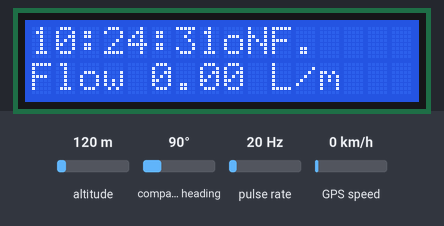
Bench run of a sketch on a simulated ESP32. Parts: 16×2 character LCD. Wiring (inferred from the names in the program): pulse sensor: data GPIO 13. Inputs (shaded band) come from the test bench; at power-on: pulse rate 20 Hz, altitude 120 m, compass heading 90°, GPS speed 0 km/h. The local clock reads 2024-03-15 10:24:30 at power-on unless the sketch sets it; the GPS gets a fix after 3 s at 37.7749, -122.4194 with 8 satellites; what the sketch prints to the serial monitor is not drawn.

Above: at 2.2 s.
2.3 s: pulse rate (sensor on GPIO 13) set to 4 Hz
At 5.9 s:
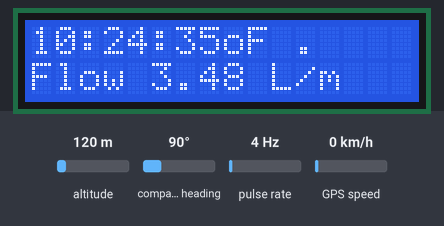
6.6 s: pulse rate (sensor on GPIO 13) set to 50 Hz
At 13.7 s:
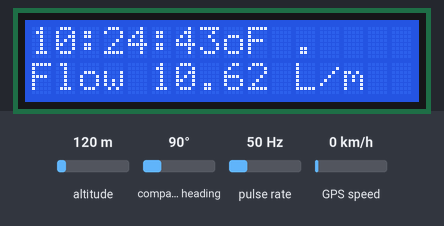
Timing chart, 0 to 15.2 s (numbered marks = the images above; inputs shaded):
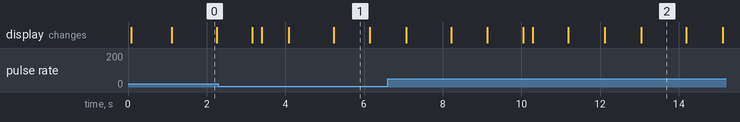

Measured:
- what the display in image 0 shows lasts 1.2 s, from 1.1 s to 2.3 s
- what the display in image 1 shows lasts 0.9 s, from 5.2 s to 6.1 s

The sketch:

lcd_rtc_fm_gps.ino
```cpp
#include <Wire.h>
#include "RTClib.h"
#include <LiquidCrystal_I2C.h>
#include <TinyGPSPlus.h>

// ================================
// RTC
// ================================
RTC_DS3231 rtc;
LiquidCrystal_I2C lcd(0x27, 16, 2);

// ================================
// SENSOR DE FLUJO
// ================================
const int flowPin = 13;
volatile unsigned long pulseCount = 0;

const float PULSES_PER_LITER = 200.0;
const unsigned long FLOW_INTERVAL = 5000;

float lastFlowLmin = 0.0;

void IRAM_ATTR pulseInterrupt() {
  pulseCount++;
}

void updateFlowRate() {
  static unsigned long previousMillis = 0;
  unsigned long currentMillis = millis();

  if (currentMillis - previousMillis >= FLOW_INTERVAL) {
    previousMillis = currentMillis;

    float liters = pulseCount / PULSES_PER_LITER;
    float flowLmin = liters * (60.0 / (FLOW_INTERVAL / 1000.0));

    pulseCount = 0;
    lastFlowLmin = flowLmin;

    Serial.print("Flujo: ");
    Serial.print(lastFlowLmin);
    Serial.println(" L/min");
  }
}

// ================================
// GPS CONFIG
// ================================
HardwareSerial GPS_Serial(2);
#define GPS_RX 16
#define GPS_TX 17
#define GPS_BAUD 9600

TinyGPSPlus gps;


// ================================
// SETUP
// ================================
void setup() {
  Serial.begin(115200);

  pinMode(flowPin, INPUT);
  attachInterrupt(digitalPinToInterrupt(flowPin), pulseInterrupt, FALLING);

  Wire.begin(21, 22);

  lcd.init();
  lcd.backlight();
  lcd.clear();
  lcd.print("Iniciando...");

  if (!rtc.begin()) {
    lcd.clear();
    lcd.print("RTC NOT FOUND");
    while (1);
  }

  GPS_Serial.begin(GPS_BAUD, SERIAL_8N1, GPS_RX, GPS_TX);
  Serial.println("GPS iniciado...");

  delay(1000);
}


// ================================
// LOOP
// ================================
void loop() {

  // ======= LEER GPS =======
  while (GPS_Serial.available() > 0) {
    gps.encode(GPS_Serial.read());
  }

  bool gpsFix = gps.location.isValid() && gps.location.age() < 2000;

  // ======= FLUJO =======
  updateFlowRate();

  // ======= HORA =======
  DateTime now = rtc.now();

  char timeString[17];
  snprintf(timeString, sizeof(timeString),
           "%02d:%02d:%02d",
           now.hour(), now.minute(), now.second());

  // ==============================
  // LCD FILA 1 → Hora + Fix GPS
  // ==============================
  lcd.setCursor(0, 0);
  lcd.print(timeString);

  lcd.setCursor(9, 0);  // espacio suficiente
  if (gpsFix) {
    lcd.print("F ");   // Fix
  } else {
    lcd.print("NF");   // No Fix
  }

  // ==============================
  // LCD FILA 2 → Flujo
  // ==============================
  lcd.setCursor(0, 1);
  lcd.print("Flow ");
  lcd.print(lastFlowLmin, 2);
  lcd.print(" L/m  ");

  delay(200);
}
```
